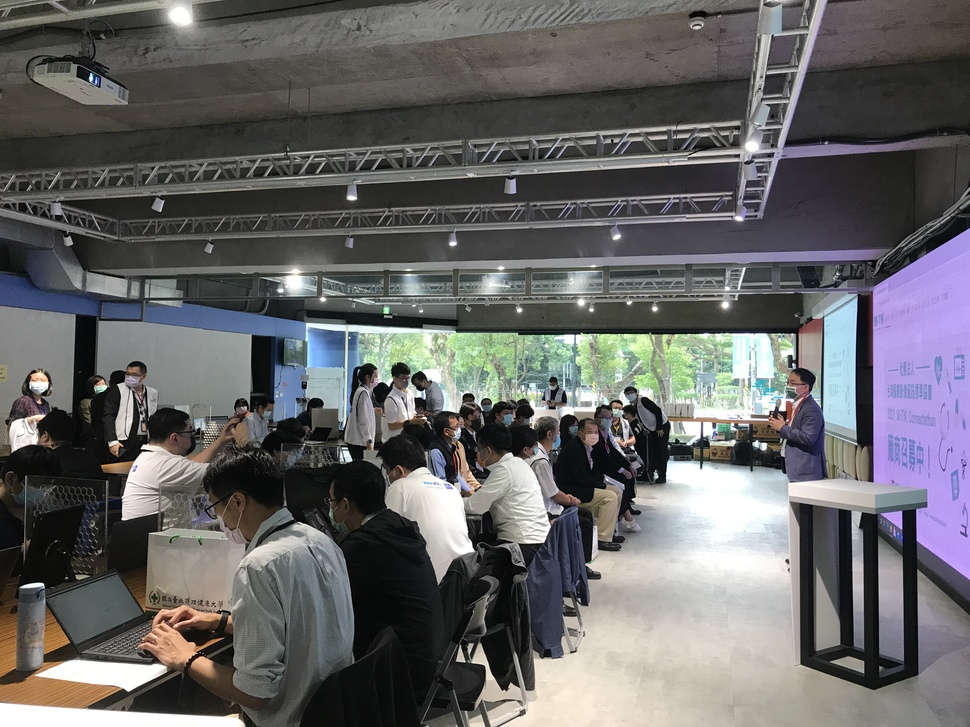
#> input picture OPENCV_ROC/IMG_5349.JPG, 970 x 727 px, shrunk from 4032 x 3024 before the run
$ python 3-3-1.py
#> lines starting #> are read from the running program, lines starting #| are printed output that depends on the picture
import cv2
import numpy as np

m1=cv2.imread("IMG_5349.JPG",1)
#> m1 is the input picture: shape (727, 970, 3); mean B, G, R 101.7, 101.3, 101.8

cv2.imshow("Image 2",m1[100:200,200:500])
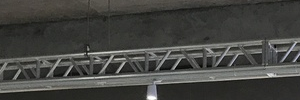
#> window 'Image 2': shape (100, 300, 3); mean B, G, R 65.7, 68.9, 68.7

cv2.waitKey(0)
cv2.destroyAllWindows()

$ run again, with OPENCV_ROC/IMG_01.jpg copied over OPENCV_ROC/IMG_5349.JPG
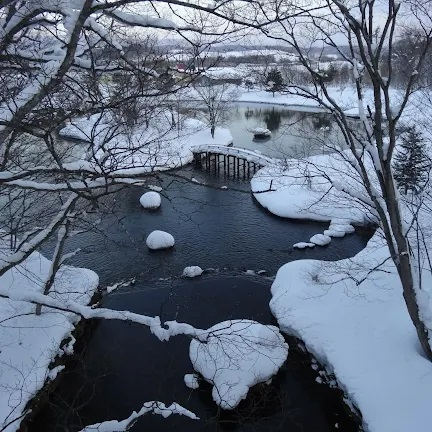
#> input picture OPENCV_ROC/IMG_01.jpg, 432 x 432 px
#> m1 is the input picture: shape (432, 432, 3); mean B, G, R 124.8, 107.1, 95.6
#> `cv2.imshow("Image 2",m1[100:200,200:500])`:
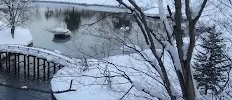
#> window 'Image 2': shape (100, 232, 3); mean B, G, R 148.6, 129.8, 116.3

$ run again, with OPENCV_ROC/01.jpg copied over OPENCV_ROC/IMG_5349.JPG
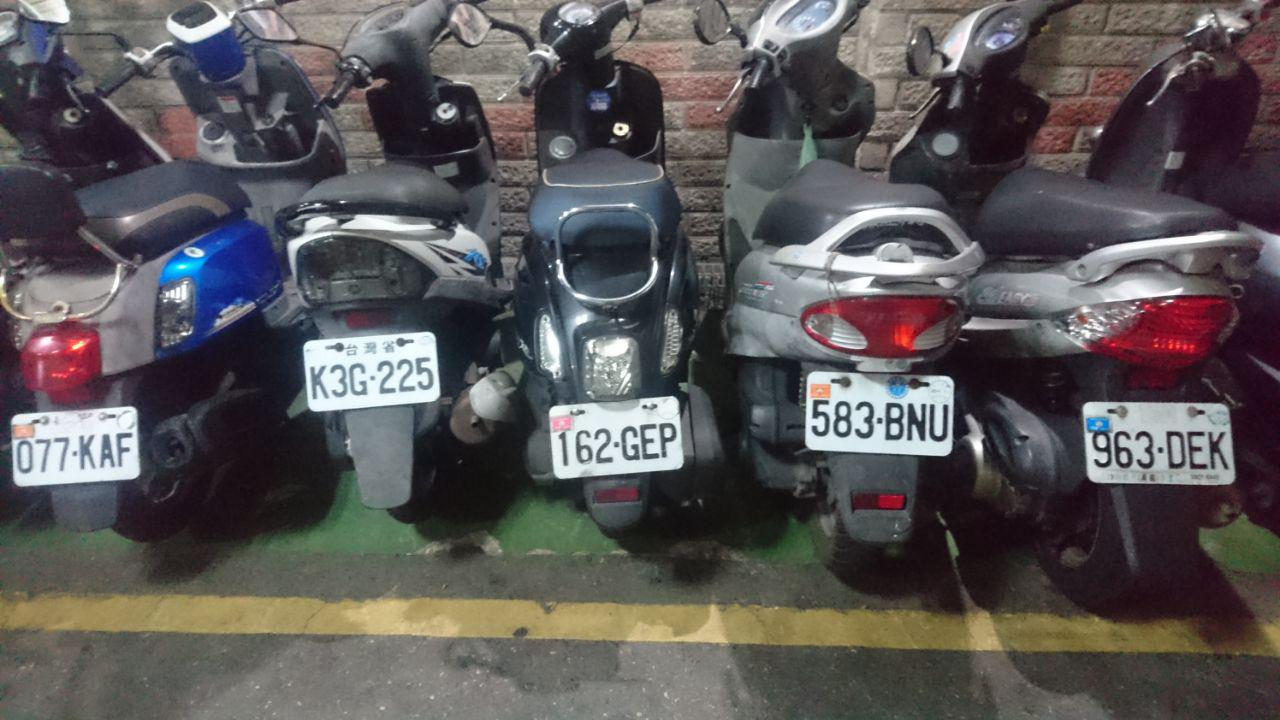
#> input picture OPENCV_ROC/01.jpg, 1280 x 720 px
#> m1 is the input picture: shape (720, 1280, 3); mean B, G, R 86.4, 85.4, 89.1
#> `cv2.imshow("Image 2",m1[100:200,200:500])`:
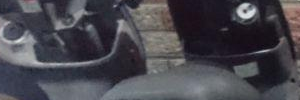
#> window 'Image 2': shape (100, 300, 3); mean B, G, R 78.3, 71.1, 72.3

$ run again, with OPENCV_ROC/Tank_01.jpg copied over OPENCV_ROC/IMG_5349.JPG
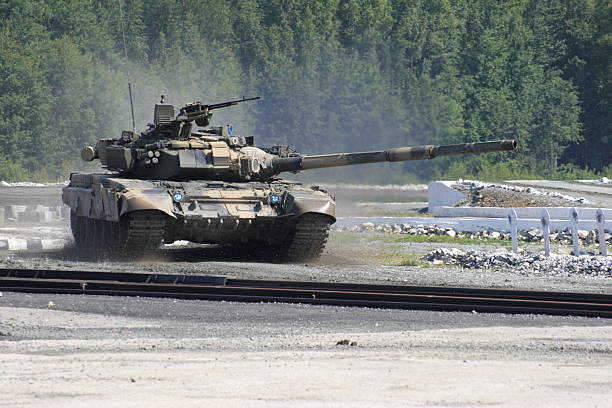
#> input picture OPENCV_ROC/Tank_01.jpg, 612 x 408 px
#> m1 is the input picture: shape (408, 612, 3); mean B, G, R 129, 130.9, 125.8
#> `cv2.imshow("Image 2",m1[100:200,200:500])`:
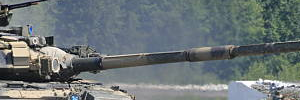
#> window 'Image 2': shape (100, 300, 3); mean B, G, R 118, 116.3, 107.9
